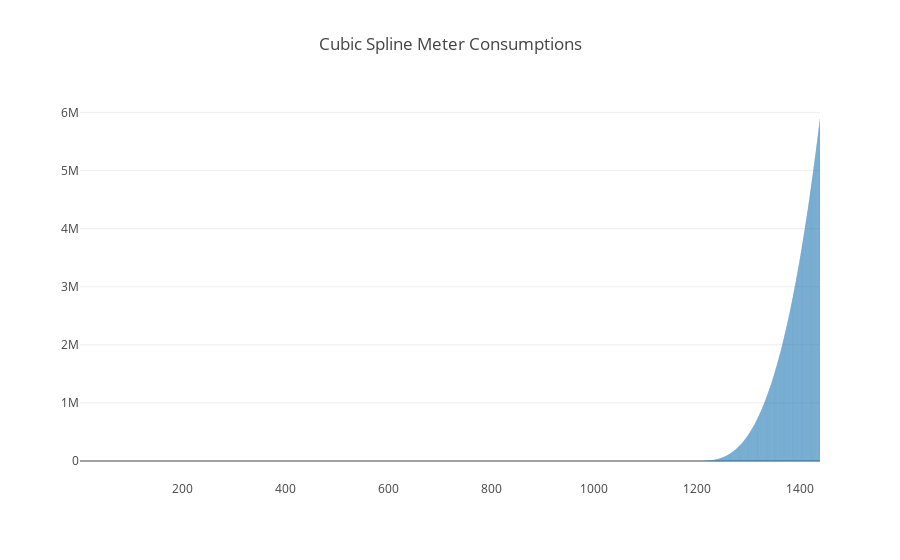

This figure's notebook cell:
### Code cell
fig = go.Figure(
    data=[go.Bar(y=cs(xs),x=xs)],
    layout_title_text="Cubic Spline Meter Consumptions"
)
fig.show()

### Figure 1 — Plotly figure (JSON) as saved in the notebook; plotly's stock layout.template omitted (floating-point values rounded to 4 significant figures; data arrays with more than 128 entries replaced by an {"elided": "..."} marker saying what was removed)
{"data": [{"type": "bar", "uid": "c34295a1-1e8b-498b-b325-5a53b41dccf2", "x": {"elided": "2878 float values"}, "y": {"elided": "2878 float values"}}], "layout": {"title": {"text": "Cubic Spline Meter Consumptions"}}}
